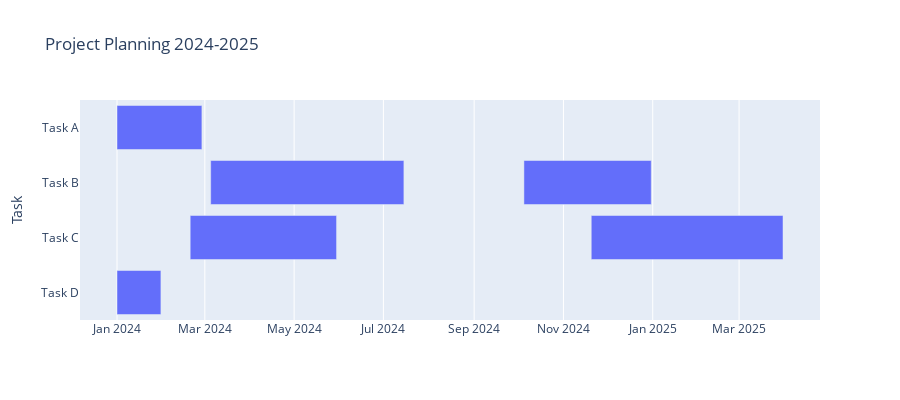

Source (notebook cell):
### Markdown cell above
5. Revert the order of the tasks by using the Figure method `update_yaxer` and setting the `autorange` input as `'reversed'`

### Code cell
fig = px.timeline(df, x_start='Start', x_end='Finish', y='Task',
                  title='Project Planning 2024-2025',
                  height = 400, width = 900,
                  )
fig.update_yaxes(autorange="reversed")
fig.show()

### Figure 1 — Plotly figure (JSON) as saved in the notebook; plotly's stock layout.template omitted (floating-point values rounded to 4 significant figures)
{"data": [{"alignmentgroup": "True", "base": ["2024-01-01", "2024-03-05", "2024-02-20", "2024-01-01", "2024-10-05", "2024-11-20"], "hovertemplate": "Start=%{base}<br>Finish=%{x}<br>Task=%{y}<extra></extra>", "legendgroup": "", "marker": {"color": "#636efa", "pattern": {"shape": ""}}, "name": "", "offsetgroup": "", "orientation": "h", "showlegend": false, "textposition": "auto", "type": "bar", "x": [5011200000, 11404800000, 8640000000, 2592000000, 7516800000, 11318400000], "xaxis": "x", "y": ["Task A", "Task B", "Task C", "Task D", "Task B", "Task C"], "yaxis": "y"}], "layout": {"barmode": "overlay", "height": 400, "legend": {"tracegroupgap": 0}, "title": {"text": "Project Planning 2024-2025"}, "width": 900, "xaxis": {"anchor": "y", "domain": [0, 1], "type": "date"}, "yaxis": {"anchor": "x", "autorange": "reversed", "domain": [0, 1], "title": {"text": "Task"}}}}
